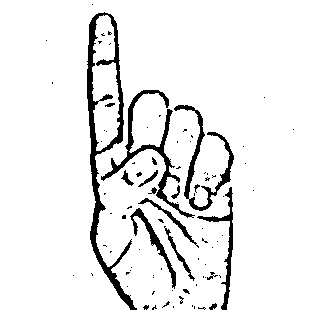
#> input picture KHDL/dataSet/testingData/D/149.jpg, 310 x 310 px; its folder holds only this picture in this run
$ python run_kfold.py
#> lines starting #> are read from the running program, lines starting #| are printed output that depends on the picture
### KHDL/data_loader.py
import cv2
import numpy as np
import pandas as pd

from config import (
    TRAIN_DIR,
    TEST_DIR,
    OUTPUT_DIR,
    IMG_SIZE,
    MAX_IMAGES_PER_CLASS
)


def preprocess_image(image_path):
    img = cv2.imread(str(image_path), cv2.IMREAD_GRAYSCALE)
#> img is the input picture: shape (310, 310); min 0, max 255, mean 235.1

    if img is None:
        return None

    img = cv2.resize(img, (IMG_SIZE, IMG_SIZE))
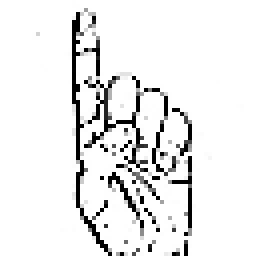
#> img: shape (64, 64) (shown 4 times larger); min 0, max 255, mean 235.2
    img = img.astype("float32") / 255.0

    # Chuyển ảnh 2D thành vector 1D
    features = img.flatten()
#> features = 4096 values, max 1 at index 0, min 0 at index 279, mean 0.922

    return features


def load_dataset_from_folder(data_dir):
    X = []
    y = []

    if not data_dir.exists():
        print(f"Không tìm thấy thư mục: {data_dir}")
        return np.array([]), np.array([])

    class_folders = sorted([
        folder for folder in data_dir.iterdir()
        if folder.is_dir()
    ])

    for class_folder in class_folders:
        label = class_folder.name

        image_files = [
            file for file in class_folder.iterdir()
            if file.suffix.lower() in [".jpg", ".jpeg", ".png", ".bmp"]
        ]

        if MAX_IMAGES_PER_CLASS is not None:
            image_files = image_files[:MAX_IMAGES_PER_CLASS]

        count = 0

        for image_path in image_files:
            features = preprocess_image(image_path)

            if features is None:
                continue

            X.append(features)
            y.append(label)
            count += 1

        print(f"Đã load lớp {label}: {count} ảnh")

    return np.array(X), np.array(y)


def load_all_data():
    print("\n==============================")
    print("ĐANG LOAD DATASET")
    print("==============================")

    X_train, y_train = load_dataset_from_folder(TRAIN_DIR)
    X_test, y_test = load_dataset_from_folder(TEST_DIR)
#| Tổng số mẫu      : 1
#| Số đặc trưng/mẫu : 4096
#| Số lớp           : 1
#| Các lớp          : ['D']

    if len(X_train) == 0 and len(X_test) == 0:
        raise ValueError(
            "Không tìm thấy dữ liệu ảnh. Kiểm tra lại dataSet/trainingData và dataSet/testingData."
        )

    if len(X_train) > 0 and len(X_test) > 0:
        X = np.concatenate([X_train, X_test], axis=0)
        y = np.concatenate([y_train, y_test], axis=0)
    elif len(X_train) > 0:
        X = X_train
        y = y_train
    else:
        X = X_test
        y = y_test

    return X, y


def save_dataset_summary(y):
    labels, counts = np.unique(y, return_counts=True)
#> counts = [1]

    df = pd.DataFrame({
        "Class": labels,
        "Number of Images": counts
    })
#> df = table of 1 rows and 2 columns

    file_path = OUTPUT_DIR / "dataset_summary.csv"
    df.to_csv(file_path, index=False, encoding="utf-8-sig")

    print("\nTHỐNG KÊ DATASET:")
    print(df)
#|   Class  Number of Images
#| 0     D                 1
    print(f"\nĐã lưu: {file_path}")

    return df

### KHDL/evaluation_utils.py
import time
import numpy as np
import pandas as pd
import matplotlib.pyplot as plt

from sklearn.model_selection import train_test_split, StratifiedKFold, cross_validate

from sklearn.metrics import (
    accuracy_score,
    precision_score,
    recall_score,
    f1_score,
    classification_report,
    confusion_matrix,
    ConfusionMatrixDisplay
)

from config import (
    OUTPUT_DIR,
    RANDOM_STATE,
    TEST_SIZE,
    N_SPLITS
)

from model_factory import get_models


# [116 lines left out: functions save_confusion_matrix, evaluate_holdout, not called in this run]


def evaluate_kfold(X, y):
    print("\n==============================")
    print("ĐÁNH GIÁ K-FOLD CROSS VALIDATION")
    print("==============================")

    unique_labels, counts = np.unique(y, return_counts=True)
#> counts = [1]
    min_class_count = counts.min()
#> min_class_count = 1

    actual_splits = min(N_SPLITS, min_class_count)
#> actual_splits = 1

    if actual_splits < 2:
        print("Không đủ dữ liệu mỗi lớp để chạy K-fold.")
        return pd.DataFrame()

    print(f"Số fold sử dụng: {actual_splits}")

    kfold = StratifiedKFold(
        n_splits=actual_splits,
        shuffle=True,
        random_state=RANDOM_STATE
    )

    models = get_models()

    scoring = {
        "accuracy": "accuracy",
        "precision_weighted": "precision_weighted",
        "recall_weighted": "recall_weighted",
        "f1_weighted": "f1_weighted"
    }

    results = []

    for model_name, model in models.items():
        print("\n------------------------------")
        print(f"Đang chạy K-fold: {model_name}")
        print("------------------------------")

        start_time = time.time()

        cv_result = cross_validate(
            model,
            X,
            y,
            cv=kfold,
            scoring=scoring,
            n_jobs=None,
            return_train_score=False
        )

        end_time = time.time()
        total_time = end_time - start_time

        accuracy_scores = cv_result["test_accuracy"]
        precision_scores = cv_result["test_precision_weighted"]
        recall_scores = cv_result["test_recall_weighted"]
        f1_scores = cv_result["test_f1_weighted"]

        results.append({
            "Model": model_name,

            "Mean Accuracy": accuracy_scores.mean(),
            "Std Accuracy": accuracy_scores.std(),

            "Mean Precision": precision_scores.mean(),
            "Std Precision": precision_scores.std(),

            "Mean Recall": recall_scores.mean(),
            "Std Recall": recall_scores.std(),

            "Mean F1-score": f1_scores.mean(),
            "Std F1-score": f1_scores.std(),

            "Total Time (s)": total_time
        })

        print("Accuracy từng fold :", accuracy_scores)
        print("Precision từng fold:", precision_scores)
        print("Recall từng fold   :", recall_scores)
        print("F1-score từng fold :", f1_scores)

        print(f"Mean Accuracy : {accuracy_scores.mean():.4f}")
        print(f"Mean F1-score : {f1_scores.mean():.4f}")
        print(f"Total Time    : {total_time:.2f} giây")

    results_df = pd.DataFrame(results)
    result_path = OUTPUT_DIR / "kfold_results.csv"
    results_df.to_csv(result_path, index=False, encoding="utf-8-sig")

    print("\nBẢNG KẾT QUẢ K-FOLD:")
    print(results_df)
    print(f"\nĐã lưu: {result_path}")

    return results_df


# [21 lines left out: function plot_holdout_comparison, not called in this run]


def plot_kfold_comparison(kfold_df):
    if kfold_df.empty:
        return

    metrics = [
        ("Mean Accuracy", "K-fold Mean Accuracy"),
        ("Mean Precision", "K-fold Mean Precision"),
        ("Mean Recall", "K-fold Mean Recall"),
        ("Mean F1-score", "K-fold Mean F1-score")
    ]

    for metric_col, title in metrics:
        plt.figure(figsize=(10, 6))
        plt.bar(kfold_df["Model"], kfold_df[metric_col])
        plt.title(f"So sánh {title} giữa các mô hình")
        plt.xlabel("Mô hình")
        plt.ylabel(metric_col)
        plt.xticks(rotation=30, ha="right")
        plt.ylim(0, 1)
        plt.tight_layout()

        safe_name = metric_col.replace(" ", "_").replace("-", "_")
        file_path = OUTPUT_DIR / f"kfold_comparison_{safe_name}.png"
        plt.savefig(file_path, dpi=300)
        plt.close()

        print(f"Đã lưu biểu đồ: {file_path}")

### KHDL/run_kfold.py
import numpy as np

from data_loader import load_all_data, save_dataset_summary
from evaluation_utils import evaluate_kfold, plot_kfold_comparison


def main():
    X, y = load_all_data()

    print("\n==============================")
    print("THÔNG TIN DỮ LIỆU")
    print("==============================")
    print(f"Tổng số mẫu      : {X.shape[0]}")
    print(f"Số đặc trưng/mẫu : {X.shape[1]}")
    print(f"Số lớp           : {len(np.unique(y))}")
    print(f"Các lớp          : {np.unique(y)}")

    save_dataset_summary(y)

    kfold_df = evaluate_kfold(X, y)
#> kfold_df = table of 0 rows and 0 columns

    plot_kfold_comparison(kfold_df)

    if not kfold_df.empty:
        best_model = kfold_df.sort_values(
            by="Mean F1-score",
            ascending=False
        ).iloc[0]

        print("\nMô hình tốt nhất theo K-fold Mean F1-score:")
        print(best_model)


if __name__ == "__main__":
    main()

$ run again, on KHDL/dataSet/testingData/D/571.jpg
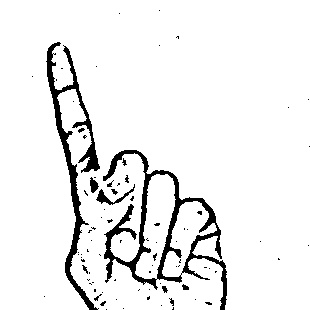
#> input picture KHDL/dataSet/testingData/D/571.jpg, 310 x 310 px
#> in preprocess_image, img is the input picture: shape (310, 310); min 0, max 255, mean 237.2
#> in preprocess_image, `img = cv2.resize(img, (IMG_SIZE, IMG_SIZE))`:
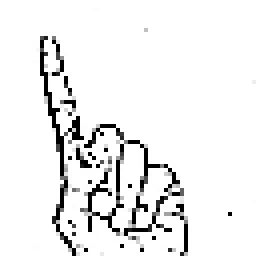
#> img: shape (64, 64) (shown 4 times larger); min 0, max 255, mean 237.1
#> in preprocess_image, `features = img.flatten()`: features = 4096 values, max 1 at index 0, min 0 at index 718, mean 0.93
#| Tổng số mẫu      : 1
#| Số đặc trưng/mẫu : 4096
#| Số lớp           : 1
#| Các lớp          : ['D']
#> in save_dataset_summary, `labels, counts = np.unique(y, return_counts=True)`: counts = [1]
#> df = table of 1 rows and 2 columns
#|   Class  Number of Images
#| 0     D                 1
#> in evaluate_kfold, `unique_labels, counts = np.unique(y, return_counts=True)`: counts = [1]
#> min_class_count = 1
#> kfold_df = table of 0 rows and 0 columns

$ run again, on KHDL/dataSet/testingData/D/334.jpg
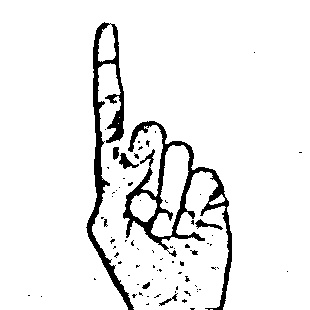
#> input picture KHDL/dataSet/testingData/D/334.jpg, 310 x 310 px
#> in preprocess_image, img is the input picture: shape (310, 310); min 0, max 255, mean 237
#> in preprocess_image, `img = cv2.resize(img, (IMG_SIZE, IMG_SIZE))`:
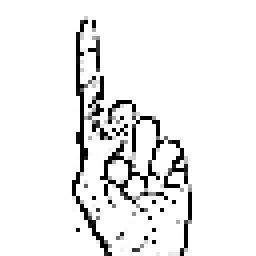
#> img: shape (64, 64) (shown 4 times larger); min 0, max 255, mean 237
#> in preprocess_image, `features = img.flatten()`: features = 4096 values, max 1 at index 0, min 0 at index 404, mean 0.929
#| Tổng số mẫu      : 1
#| Số đặc trưng/mẫu : 4096
#| Số lớp           : 1
#| Các lớp          : ['D']
#> in save_dataset_summary, `labels, counts = np.unique(y, return_counts=True)`: counts = [1]
#> df = table of 1 rows and 2 columns
#|   Class  Number of Images
#| 0     D                 1
#> in evaluate_kfold, `unique_labels, counts = np.unique(y, return_counts=True)`: counts = [1]
#> min_class_count = 1
#> kfold_df = table of 0 rows and 0 columns

$ run again, on KHDL/dataSet/testingData/D/535.jpg
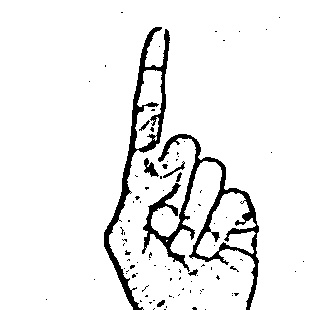
#> input picture KHDL/dataSet/testingData/D/535.jpg, 310 x 310 px
#> in preprocess_image, img is the input picture: shape (310, 310); min 0, max 255, mean 237.3
#> in preprocess_image, `img = cv2.resize(img, (IMG_SIZE, IMG_SIZE))`:
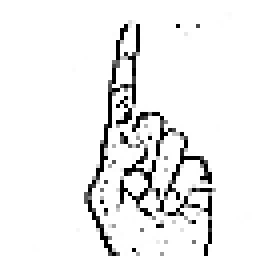
#> img: shape (64, 64) (shown 4 times larger); min 0, max 255, mean 237.4
#> in preprocess_image, `features = img.flatten()`: features = 4096 values, max 1 at index 0, min 0 at index 415, mean 0.931
#| Tổng số mẫu      : 1
#| Số đặc trưng/mẫu : 4096
#| Số lớp           : 1
#| Các lớp          : ['D']
#> in save_dataset_summary, `labels, counts = np.unique(y, return_counts=True)`: counts = [1]
#> df = table of 1 rows and 2 columns
#|   Class  Number of Images
#| 0     D                 1
#> in evaluate_kfold, `unique_labels, counts = np.unique(y, return_counts=True)`: counts = [1]
#> min_class_count = 1
#> kfold_df = table of 0 rows and 0 columns
